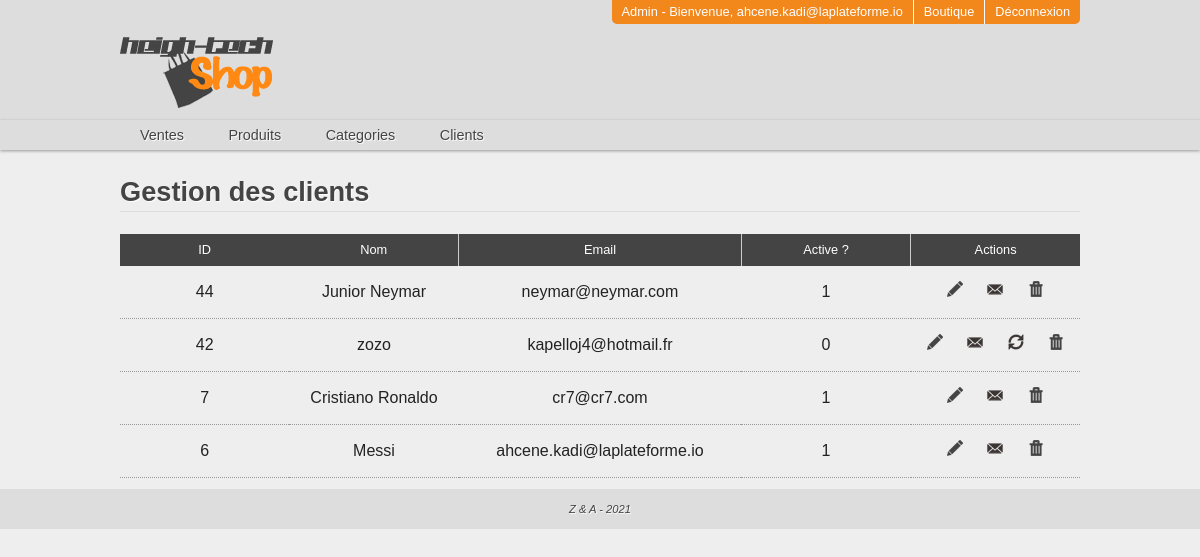
Page /admin/clients.php (signed in) on the committed database.
### tables this page shows
CREATE TABLE `users` (
  `id` int(11) NOT NULL,
  `nom` varchar(50) NOT NULL,
  `password` varchar(255) NOT NULL,
  `email` varchar(255) NOT NULL,
  `adresse` varchar(255) NOT NULL,
  `ville` varchar(100) NOT NULL,
  `codepostale` int(5) NOT NULL,
  `token` varchar(255) NOT NULL,
  `active` int(1) DEFAULT '0',
  `role` varchar(20) DEFAULT 'client'
);

### Classes/Db.php (called while the page is built, shortened)
<?php
class Db{
	private $host=HOST;
	private $name=DBNAME;
	private $user=USER;
	private $pass=PWD;
	private $connexion;
	function __construct($host=null,$name=null,$user=null,$pass=null){
		try{
			$this->connexion = new PDO('mysql:host='.$this->host.';dbname='.$this->name,
				$this->user,$this->pass,array(
					1002 =>'SET NAMES UTF8',
					PDO::ATTR_ERRMODE => PDO::ERRMODE_WARNING
					));
			$this->connexion->exec('SET NAMES utf8');
		}catch (PDOException $e){
			echo $e->getMessage();
		}
	}
	public function query($sql , $data=array()){
		$req = $this->connexion->prepare($sql);
		$req->execute($data);
		return $req->fetchAll(PDO::FETCH_OBJ);
	}
}

### admin/includes/includes.php (called while the page is built, shortened)
<?php session_start();
require_once '../Classes/Db.php';
$DB = new Db();
 ?>

### admin/clients.php (the view, shortened to what this page needs)
<?php require 'includes/includes.php';
    $nb =$DB->query('SELECT count(*) as nbr FROM users');
$perpage = 12;
$nbr_pages = ceil($nb[0]->nbr /$perpage);
if(isset($_GET['page'])){
  $page = intval($_GET['page']);
  if($page>$nbr_pages){
    $page = $nbr_pages;
  }
}else{
  $page =1;
}
$premierPage = ($page - 1)* $perpage;
 require 'includes/header.php'; ?>
    <h2>Gestion des clients       </h2>
      <?php
          $users =$DB->query('SELECT * FROM users  ORDER By id
          DESC LIMIT '.$premierPage.','.$perpage.'');
       ?>
    <table>
      <thead>
        <tr>
          <th>ID</th>
          <th>Nom </th>
          <th>Email</th>
          <th>Active ?</th>
          <th>Actions</th>
        </tr>
      </thead>
      <tbody>
        <?php foreach ($users as $user): ?>
          <tr>
            <td><?php echo $user->id ?></td>
             <td><?php echo $user->nom ?></td>
              <td><?php echo $user->email ?></td>
               <td><?php echo $user->active ?></td>
                <td>
                  <a href="editUser.php?id=<?php echo $user->id ?>" class="edit"></a>
                  <a href="ecrire.php?user=<?php echo $user->id ?>" class="email"></a>
                  <?php if ($user->active == 0): ?>
                    <a href="sync.php?user=<?php echo $user->id ?>" class="sync"></a>
                  <?php endif ?>
                    <a href="delete.php?user=<?php echo $user->id ?>" class="del"></a>
                </td>
          </tr>
        <?php endforeach ?>
      </tbody>
    </table>
<?php require 'includes/footer.php'; ?>

### css/style.css (style rules this page uses)
html { font-size: 100%; -webkit-text-size-adjust: 100%; -ms-text-size-adjust: 100%; }
html, button, input, select, textarea { font-family: sans-serif; color: #222; }
body { margin: 0; font-size: 1em; line-height: 1.4; }
a { color: #00e; }
table { border-collapse: collapse; border-spacing: 0; }
td { vertical-align: top; }

### css/main.css (style rules this page uses)
h2 { color: #444; font-size: 1.7em; text-shadow: 1px 1px 1px white; border-bottom: 1px solid #ddd; position: relative; }
body { background-color: #EEE; }
table { width: 100%; }
table thead th { height: 30px; background: #444; color: #FFF; font-size: .8em; font-weight: normal; width: 10%; border-right: 1px solid #CCC; }
table thead th:first-child, table thead th:last-child { border: none; }
table tbody td { text-align: center; line-height: 50px; border-bottom: 1px dotted #999; }
table tbody td a { display: inline-block; width: 16px; height: 16px; margin: 0 10px; background: url(../img/sprite.png) 0 0 no-repeat; }
.sync { background-position: -96px 0px; }
.email { background-position: -64px 0px; }
.edit { background-position: -16px 0px; }
.del ,.delete { background-position: 0 0; }

### rows in the picture
users: id "44", nom "Junior Neymar", email "neymar@neymar.com", active "1"
users: id "42", nom "zozo", email "kapelloj4@hotmail.fr", active "0"
users: id "7", nom "Cristiano Ronaldo", email "cr7@cr7.com", active "1"
users: id "6", nom "Messi", email "ahcene.kadi@laplateforme.io", active "1"

### other values in the picture
$_SESSION['user']['email'] "ahcene.kadi@laplateforme.io"
